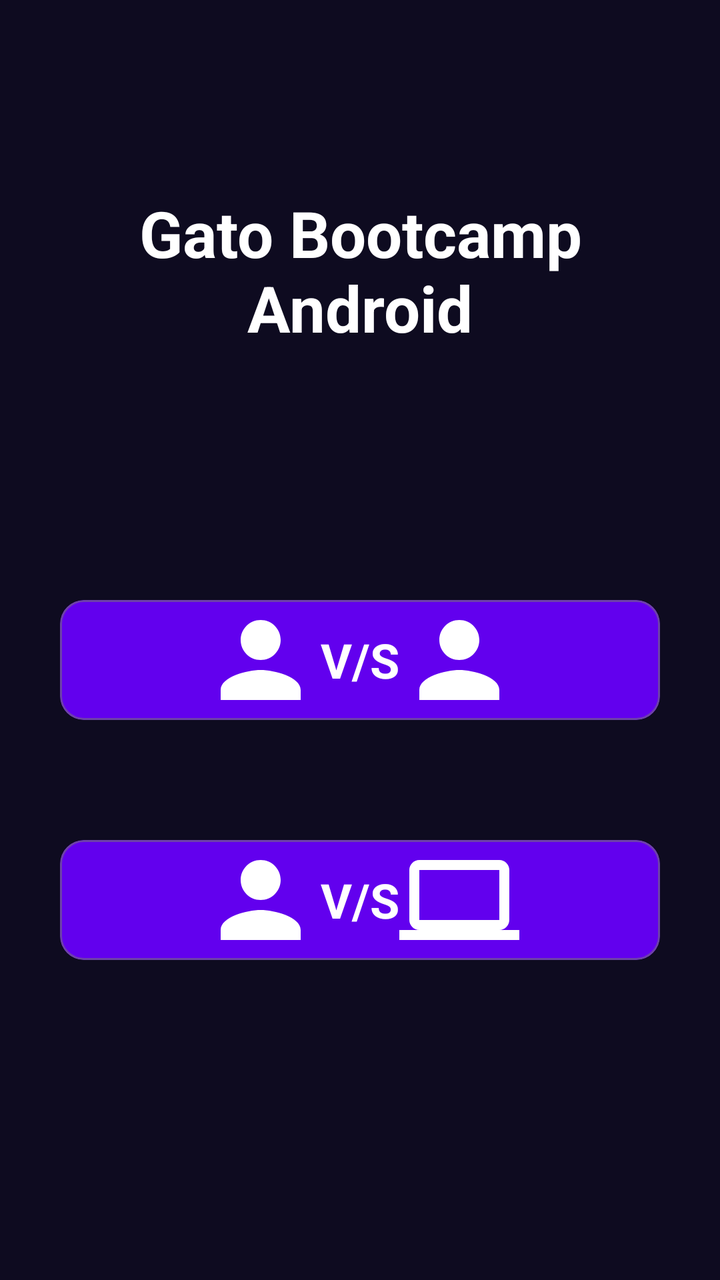
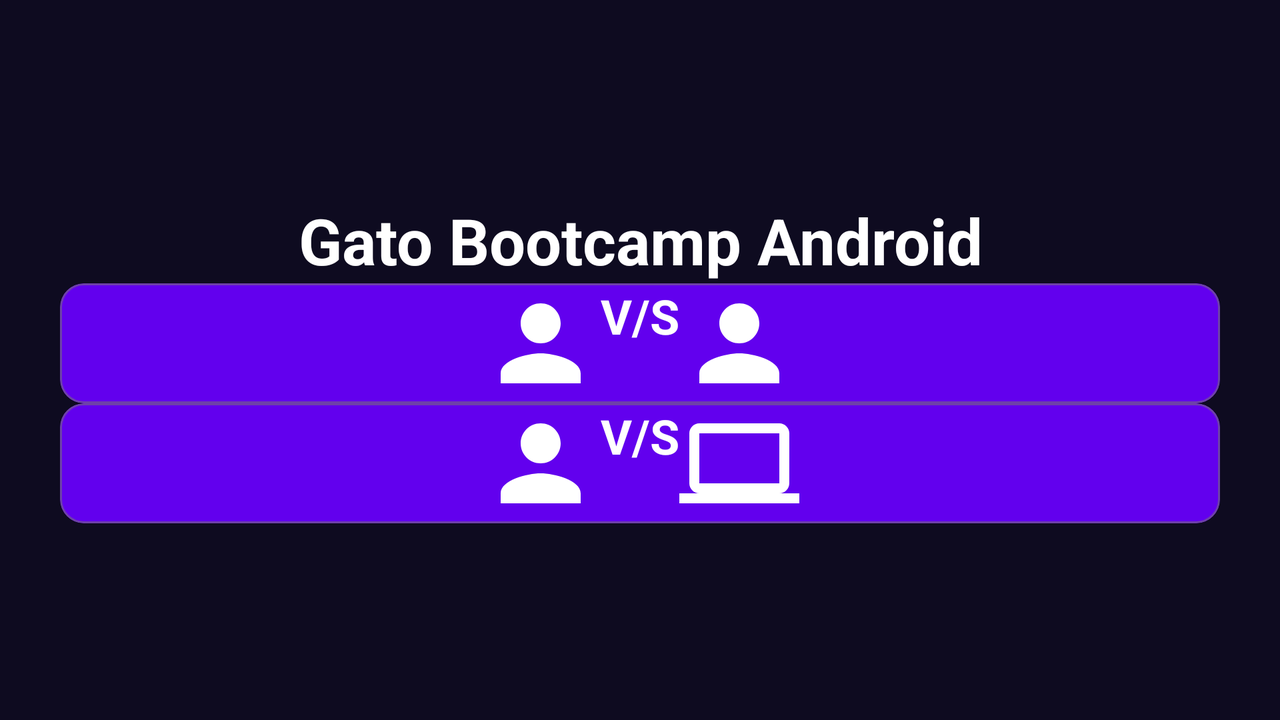

The same Android screen from two of the app's own layout files: first res/layout/ as a phone draws it, then the repository's variant for another configuration, drawn on a device whose configuration selects that folder. Both files follow.
<!-- AndroidManifest.xml: application theme Theme.JuegoGato -->
<!-- res/layout/activity_main.xml -->
<?xml version="1.0" encoding="utf-8"?>
<androidx.constraintlayout.widget.ConstraintLayout xmlns:android="http://schemas.android.com/apk/res/android"
    xmlns:app="http://schemas.android.com/apk/res-auto"
    xmlns:tools="http://schemas.android.com/tools"
    android:id="@+id/main"
    android:layout_width="match_parent"
    android:layout_height="match_parent"
    android:background="@color/background_app"
    tools:context=".MainActivity">

    <TextView
        android:layout_width="match_parent"
        android:layout_height="wrap_content"
        android:layout_margin="@dimen/margen"
        android:gravity="center"
        android:text="Gato Bootcamp Android"
        android:textColor="@color/white"
        android:textSize="32sp"
        android:textStyle="bold"
        app:layout_constraintBottom_toTopOf="@id/layout_contenedor"
        app:layout_constraintEnd_toEndOf="parent"
        app:layout_constraintStart_toStartOf="parent"
        app:layout_constraintTop_toTopOf="parent"/>

    <LinearLayout
        android:id="@+id/layout_contenedor"
        android:layout_width="match_parent"
        android:layout_height="wrap_content"
        android:orientation="vertical"
        app:layout_constraintBottom_toBottomOf="parent"
        app:layout_constraintEnd_toEndOf="parent"
        app:layout_constraintStart_toStartOf="parent"
        android:layout_marginBottom="130dp">

        <com.google.android.material.card.MaterialCardView
            android:id="@+id/btn_manual"
            android:layout_width="match_parent"
            android:layout_height="wrap_content"
            android:layout_margin="@dimen/margen"
            app:cardBackgroundColor="@color/background_fab"
            app:strokeColor="@color/borde_card_selector">

            <LinearLayout
                android:layout_width="match_parent"
                android:layout_height="wrap_content"
                android:orientation="horizontal"
                android:gravity="center">

                <ImageView
                    android:layout_width="wrap_content"
                    android:layout_height="wrap_content"
                    android:src="@drawable/ic_persona"
                    app:tint="@color/white"
                    android:layout_margin="@dimen/margen_icon"/>
                <TextView
                    android:layout_width="wrap_content"
                    android:layout_height="wrap_content"
                    android:text="V/S"
                    android:textStyle="bold"
                    android:textSize="24sp"
                    android:textColor="@color/white"
                    android:layout_margin="@dimen/margen_icon"/>
                <ImageView
                    android:layout_width="wrap_content"
                    android:layout_height="wrap_content"
                    android:src="@drawable/ic_persona"
                    app:tint="@color/white"
                    android:layout_margin="@dimen/margen_icon"/>

            </LinearLayout>

        </com.google.android.material.card.MaterialCardView>

        <com.google.android.material.card.MaterialCardView
            android:id="@+id/btn_automatico"
            android:layout_width="match_parent"
            android:layout_height="wrap_content"
            android:layout_margin="@dimen/margen"
            app:cardBackgroundColor="@color/background_fab"
            app:strokeColor="@color/borde_card_selector">

            <LinearLayout
                android:layout_width="match_parent"
                android:layout_height="wrap_content"
                android:orientation="horizontal"
                android:gravity="center">

                <ImageView
                    android:layout_width="wrap_content"
                    android:layout_height="wrap_content"
                    android:src="@drawable/ic_persona"
                    app:tint="@color/white"
                    android:layout_margin="@dimen/margen_icon"/>
                <TextView
                    android:layout_width="wrap_content"
                    android:layout_height="wrap_content"
                    android:text="V/S"
                    android:textStyle="bold"
                    android:textSize="24sp"
                    android:textColor="@color/white"
                    android:layout_margin="@dimen/margen_icon"/>
                <ImageView
                    android:layout_width="wrap_content"
                    android:layout_height="wrap_content"
                    android:src="@drawable/ic_computer"
                    app:tint="@color/white"
                    android:layout_margin="@dimen/margen_icon"/>

            </LinearLayout>

        </com.google.android.material.card.MaterialCardView>


    </LinearLayout>

</androidx.constraintlayout.widget.ConstraintLayout>
<!-- resources referenced by this layout -->
<resources>
  <color name="background_app">#0E0B20</color>
  <color name="background_fab">#FF6200EE</color>
  <color name="white">#FFFFFFFF</color>
  <dimen name="margen">30dp</dimen>
  <!-- drawable ic_computer (drawable) -->
  <vector xmlns:android="http://schemas.android.com/apk/res/android"
      android:height="60dp"
      android:tint="#000000"
      android:viewportHeight="24"
      android:viewportWidth="24"
      android:width="60dp">
        
      <path android:fillColor="@android:color/white" android:pathData="M20,18c1.1,0 1.99,-0.9 1.99,-2L22,6c0,-1.1 -0.9,-2 -2,-2H4c-1.1,0 -2,0.9 -2,2v10c0,1.1 0.9,2 2,2H0v2h24v-2h-4zM4,6h16v10H4V6z"/>
      
  </vector>
  <!-- drawable ic_persona (drawable) -->
  <vector xmlns:android="http://schemas.android.com/apk/res/android"
      android:height="60dp"
      android:tint="#000000"
      android:viewportHeight="24"
      android:viewportWidth="24"
      android:width="60dp">
        
      <path android:fillColor="@android:color/white" android:pathData="M12,12c2.21,0 4,-1.79 4,-4s-1.79,-4 -4,-4 -4,1.79 -4,4 1.79,4 4,4zM12,14c-2.67,0 -8,1.34 -8,4v2h16v-2c0,-2.66 -5.33,-4 -8,-4z"/>
      
  </vector>
  <style name="Theme.JuegoGato" parent="Base.Theme.JuegoGato" />
  <style name="Base.Theme.JuegoGato" parent="Theme.Material3.DayNight.NoActionBar">
          
          
      </style>
</resources>
<!-- res/layout-land/activity_main.xml (the repository's variant of the layout above) -->
<!-- drawn on the phone turned sideways -->
<?xml version="1.0" encoding="utf-8"?>
<androidx.constraintlayout.widget.ConstraintLayout xmlns:android="http://schemas.android.com/apk/res/android"
    xmlns:app="http://schemas.android.com/apk/res-auto"
    xmlns:tools="http://schemas.android.com/tools"
    android:id="@+id/main"
    android:layout_width="match_parent"
    android:layout_height="match_parent"
    android:background="@color/background_app"
    tools:context=".MainActivity">

    <LinearLayout
        android:id="@+id/layout_contenedor"
        android:layout_width="match_parent"
        android:layout_height="wrap_content"
        android:orientation="vertical"
        android:padding="@dimen/margen"
        app:layout_constraintTop_toTopOf="parent"
        app:layout_constraintBottom_toBottomOf="parent"
        app:layout_constraintEnd_toEndOf="parent"
        app:layout_constraintStart_toStartOf="parent">

        <TextView
            android:layout_width="match_parent"
            android:layout_height="wrap_content"
            android:layout_margin="@dimen/margen_botones"
            android:gravity="center"
            android:text="@string/titulo_principal"
            android:textColor="@color/white"
            android:textSize="32sp"
            android:textStyle="bold"/>

        <com.google.android.material.card.MaterialCardView
            android:id="@+id/btn_manual"
            android:layout_width="match_parent"
            android:layout_height="0dp"
            android:layout_weight="1"
            android:layout_margin="@dimen/margen_botones"
            app:cardBackgroundColor="@color/background_fab"
            app:strokeColor="@color/borde_card_selector">

            <LinearLayout
                android:layout_width="match_parent"
                android:layout_height="match_parent"
                android:orientation="horizontal"
                android:gravity="center">

                <ImageView
                    android:layout_width="wrap_content"
                    android:layout_height="match_parent"
                    android:src="@drawable/ic_persona"
                    app:tint="@color/white"
                    android:layout_margin="@dimen/margen_icon"
                    android:contentDescription="@string/descripcion_icono_persona"/>
                <TextView
                    android:layout_width="wrap_content"
                    android:layout_height="match_parent"
                    android:text="@string/v_s"
                    android:textStyle="bold"
                    android:textSize="24sp"
                    android:textColor="@color/white"
                    android:layout_margin="@dimen/margen_icon"/>
                <ImageView
                    android:layout_width="wrap_content"
                    android:layout_height="match_parent"
                    android:src="@drawable/ic_persona"
                    app:tint="@color/white"
                    android:layout_margin="@dimen/margen_icon"
                    android:contentDescription="@string/descripcion_icono_persona"/>

            </LinearLayout>

        </com.google.android.material.card.MaterialCardView>

        <com.google.android.material.card.MaterialCardView
            android:id="@+id/btn_automatico"
            android:layout_width="match_parent"
            android:layout_height="0dp"
            android:layout_weight="1"
            android:layout_margin="@dimen/margen_botones"
            app:cardBackgroundColor="@color/background_fab"
            app:strokeColor="@color/borde_card_selector">

            <LinearLayout
                android:layout_width="match_parent"
                android:layout_height="match_parent"
                android:orientation="horizontal"
                android:gravity="center">

                <ImageView
                    android:layout_width="wrap_content"
                    android:layout_height="match_parent"
                    android:src="@drawable/ic_persona"
                    app:tint="@color/white"
                    android:layout_margin="@dimen/margen_icon"
                    android:contentDescription="@string/descripcion_icono_persona"/>
                <TextView
                    android:layout_width="wrap_content"
                    android:layout_height="match_parent"
                    android:text="@string/v_s"
                    android:textStyle="bold"
                    android:textSize="24sp"
                    android:textColor="@color/white"
                    android:layout_margin="@dimen/margen_icon"/>
                <ImageView
                    android:layout_width="wrap_content"
                    android:layout_height="match_parent"
                    android:src="@drawable/ic_computer"
                    app:tint="@color/white"
                    android:layout_margin="@dimen/margen_icon"
                    android:contentDescription="@string/descripcion_icono_computador"/>

            </LinearLayout>

        </com.google.android.material.card.MaterialCardView>


    </LinearLayout>

</androidx.constraintlayout.widget.ConstraintLayout>
<!-- resources referenced by the variant -->
<!-- as the phone turned sideways resolves them -->
<resources>
  <color name="background_app">#0E0B20</color>
  <color name="background_fab">#FF6200EE</color>
  <color name="white">#FFFFFFFF</color>
  <dimen name="margen">30dp</dimen>
  <!-- drawable ic_computer (drawable) -->
  <vector xmlns:android="http://schemas.android.com/apk/res/android"
      android:height="60dp"
      android:tint="#000000"
      android:viewportHeight="24"
      android:viewportWidth="24"
      android:width="60dp">
        
      <path android:fillColor="@android:color/white" android:pathData="M20,18c1.1,0 1.99,-0.9 1.99,-2L22,6c0,-1.1 -0.9,-2 -2,-2H4c-1.1,0 -2,0.9 -2,2v10c0,1.1 0.9,2 2,2H0v2h24v-2h-4zM4,6h16v10H4V6z"/>
      
  </vector>
  <!-- drawable ic_persona (drawable) -->
  <vector xmlns:android="http://schemas.android.com/apk/res/android"
      android:height="60dp"
      android:tint="#000000"
      android:viewportHeight="24"
      android:viewportWidth="24"
      android:width="60dp">
        
      <path android:fillColor="@android:color/white" android:pathData="M12,12c2.21,0 4,-1.79 4,-4s-1.79,-4 -4,-4 -4,1.79 -4,4 1.79,4 4,4zM12,14c-2.67,0 -8,1.34 -8,4v2h16v-2c0,-2.66 -5.33,-4 -8,-4z"/>
      
  </vector>
  <string name="descripcion_icono_computador">Icono de un computador</string>
  <string name="descripcion_icono_persona">Icono de una persona</string>
  <string name="titulo_principal">Gato Bootcamp Android</string>
  <string name="v_s">V/S</string>
  <style name="Theme.JuegoGato" parent="Base.Theme.JuegoGato" />
  <style name="Base.Theme.JuegoGato" parent="Theme.Material3.DayNight.NoActionBar">
          
          
      </style>
</resources>
